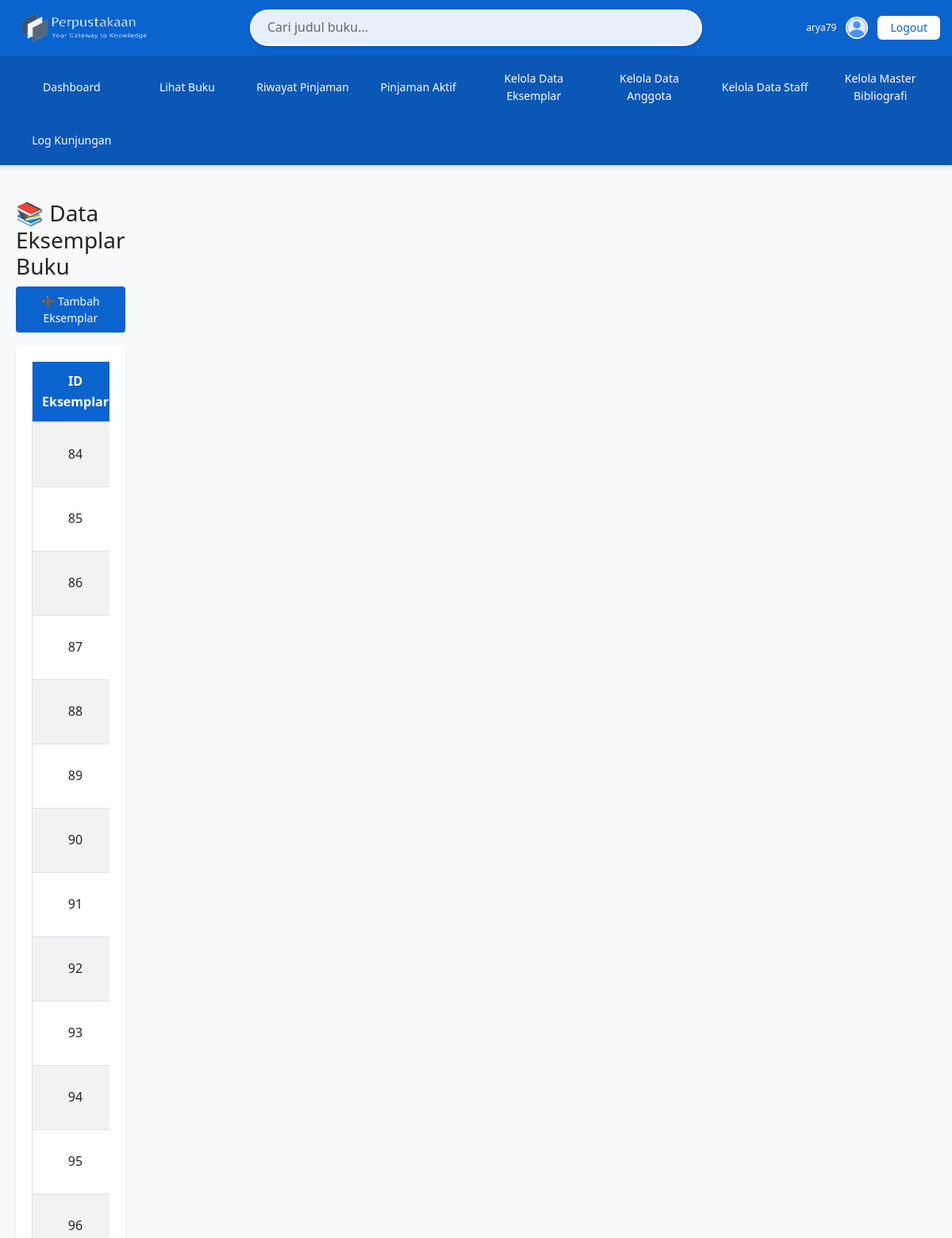
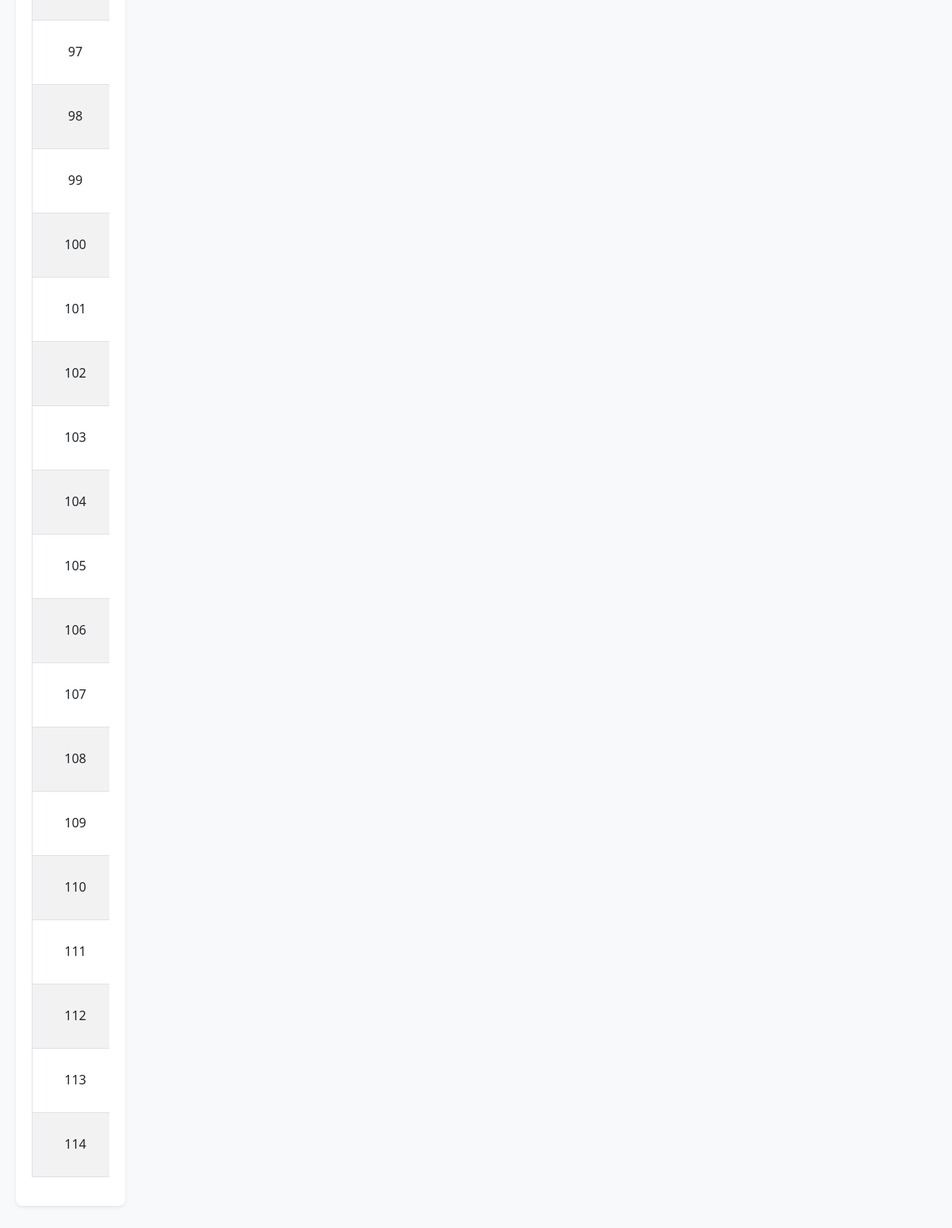
/eksemplar (signed in), run on the app's committed database (2 pictures, top to bottom).
### tables this page shows
CREATE TABLE `buku` (
  `ID_Buku` int(11) NOT NULL,
  `ISBN` varchar(20) DEFAULT NULL,
  `Judul` varchar(200) NOT NULL,
  `Tahun_Terbit` int(11) DEFAULT NULL,
  `ID_Penerbit` int(11) DEFAULT NULL,
  `ID_Kategori` int(11) DEFAULT NULL
);

### src/Controllers/EksemplarController.php (called while the page is built, shortened)
<?php
class EksemplarController extends Controller {
    public function index() {
        $eksemplarModel = new EksemplarModel();
        $eksemplarList = $eksemplarModel->getAllWithBookDetails();
        $this->render('eksemplar/index', [
            'title' => 'Kelola Data Eksemplar - Sistem Perpustakaan',
            'eksemplarList' => $eksemplarList
        ]);
    }
}

### public/index.php (called while the page is built, shortened)
<?php
$app = new App();
$app->run();

### src/Config/Database.php (called while the page is built, shortened)
<?php
class Database {
    private static $host = 'sql309.infinityfree.com';
    private static $databaseName = 'if0_40428442_perpustakaan';
    private static $username = 'if0_40428442';
    private static $password = 'rY2VzNp5fGuOE';
    public static function getHost() {
        return self::$host;
    }
    public static function getDatabaseName() {
        return self::$databaseName;
    }
    public static function getUsername() {
        return self::$username;
    }
    public static function getPassword() {
        return self::$password;
    }
}
?>

### src/Core/Model.php (called while the page is built, shortened)
<?php
class Model {
    public function __construct() {
        $host = Database::getHost();
        $dbname = Database::getDatabaseName();
        $username = Database::getUsername();
        $password = Database::getPassword();
        try {
            $options = [
                \PDO::ATTR_ERRMODE => \PDO::ERRMODE_EXCEPTION,
                \PDO::ATTR_DEFAULT_FETCH_MODE => \PDO::FETCH_ASSOC,
                \PDO::ATTR_EMULATE_PREPARES => false,
                \PDO::MYSQL_ATTR_INIT_COMMAND => "SET NAMES utf8",
                \PDO::ATTR_TIMEOUT => 30,
            ];
            $this->db = new \PDO("mysql:host=$host;dbname=$dbname;charset=utf8mb4", $username, $password, $options);
        } catch (\PDOException $e) {
            error_log("Database connection failed: " . $e->getMessage());
            if (defined('DEBUG') && DEBUG) {
                throw new \Exception("Database connection failed: " . $e->getMessage());
            } else {
                throw new \Exception("Unable to connect to the database. Please check the configuration.");
            }
        }
    }
}

### src/Models/EksemplarModel.php (called while the page is built, shortened)
<?php
class EksemplarModel extends Model {
    private $table = 'eksemplar';
    public function getAllWithBookDetails() {
        try {
            $sql = "SELECT e.*, b.Judul as Judul_Buku
                    FROM {$this->table} e
                    LEFT JOIN buku b ON e.ID_Buku = b.ID_Buku
                    ORDER BY e.ID_Eksemplar";
            $stmt = $this->db->prepare($sql);
            $stmt->execute();
            return $stmt->fetchAll(\PDO::FETCH_ASSOC);
        } catch (\PDOException $e) {
            return [];
        }
    }
}

### src/Core/Router.php (called while the page is built, shortened)
<?php
class Router {
    private $controller = 'Dashboard';
    private $method = 'index';
    public function parseUrl() {
        $route = null;
        if (isset($_GET['route'])) {
            $route = $_GET['route'];
        } else if (isset($_SERVER['REQUEST_URI'])) {
            $requestUri = $_SERVER['REQUEST_URI'];
            $basePath = '';
            if (!empty($basePath) && strpos($requestUri, $basePath) === 0) {
                $requestUri = substr($requestUri, strlen($basePath));
            }
            if (strpos($requestUri, '?') !== false) {
                $requestUri = substr($requestUri, 0, strpos($requestUri, '?'));
            }
            $route = trim($requestUri, '/');
        }
        $url = rtrim($route, '/');
        $urlParts = parse_url($url);
        $path = $urlParts['path'] ?? $url;
        $path = filter_var($path, FILTER_SANITIZE_URL);
        $url = explode('/', $path);
        $url = array_filter($url, function($segment) {
            return $segment !== '';
        });
        $url = array_values($url);
        $url = array_filter($url, function($segment) {
            return $segment !== null && $segment !== '';
        });
        $url = array_values($url);
        if (isset($url[0]) && $url[0] === 'dashboard') {
            $controllerClass = 'Arya\\SistemPerpustakaan\\Controllers\\DashboardController';
            if (class_exists($controllerClass)) {
                $this->controller = 'Dashboard';
                $this->method = 'index';
                unset($url[0]);
            } else {
                $this->controller = 'Dashboard';
                $this->method = 'index';
            }
        }
        else if (isset($url[0]) && $url[0] === 'login') {
            $this->controller = 'Auth';
            $this->method = 'showLoginForm';
            unset($url[0]);
        }
        else if (isset($url[0]) && $url[0] === 'register') {
            $this->controller = 'Auth';
            $this->method = 'register';
            unset($url[0]);
        }
        else if (isset($url[0]) && $url[0] === 'logout') {
            $this->controller = 'Auth';
            $this->method = 'logout';
            unset($url[0]);
        }
        else {
            if (isset($url[0]) && !empty($url[0])) {
                $controllerName = ucfirst($url[0]);
                $controllerClass = 'Arya\\SistemPerpustakaan\\Controllers\\' . $controllerName . 'Controller';
                if (class_exists($controllerClass)) {
                    $this->controller = $controllerName;
                    unset($url[0]);
                } else {
                    $this->controller = 'Dashboard';
                    $this->method = 'index';
                    $url = [];
                }
            }
            if (isset($url[1]) && !empty($url[1])) {
                $controllerClass = 'Arya\\SistemPerpustakaan\\Controllers\\' . $this->controller . 'Controller';
                if (class_exists($controllerClass) && method_exists($controllerClass, $url[1])) {
                    $this->method = $url[1];
                    unset($url[1]);
                } else {
                    $this->method = 'index';
                }
            } else {
                $this->method = 'index';
            }
        }
    }
    public function getMethod() {
        return $this->method;
    }
}

### src/Views/eksemplar/index.php (the view, shortened to what this page needs)
<div class="container-fluid mt-4">
    <div class="row">
        <div class="col-md-12">
            <h3>📚 Data Eksemplar Buku</h3>
            <div class="mb-3">
                <a href="/eksemplar/create" class="btn btn-primary">➕ Tambah Eksemplar</a>
            </div>
            <div class="card">
                <div class="card-body">
                    <div class="table-responsive">
                        <table class="table table-striped table-hover table-bordered">
                            <thead class="table-primary">
                                <tr>
                                    <th>ID Eksemplar</th>
                                </tr>
                            </thead>
                            <tbody>
                                <?php if (isset($eksemplarList) && is_array($eksemplarList)): ?>
                                    <?php foreach ($eksemplarList as $eksemplar): ?>
                                        <tr>
                                            <td><?php echo htmlspecialchars($eksemplar['ID_Eksemplar']); ?></td>
                                        </tr>
                                    <?php endforeach; ?>
                                <?php else: ?>
                                    <tr>
                                        <td colspan="8" class="text-center">Tidak ada data eksemplar</td>
                                    </tr>
                                <?php endif; ?>
                            </tbody>
                        </table>
                    </div>
                </div>
            </div>
        </div>
    </div>
</div>
<?php
$content = ob_get_clean();
include __DIR__ . '/../layouts/master.php';
?>

### src/Core/App.php (shortened to what this page needs)
<?php
class App {
    private $controller;
    private $method;
    private $params;
    public function __construct() {
        $this->router = new Router();
        $this->router->parseUrl();
        $this->controller = $this->router->getController();
        $this->method = $this->router->getMethod();
        $this->params = $this->router->getParams();
    }
    public function run() {
        try {
            $controllerClass = 'Arya\\SistemPerpustakaan\\Controllers\\' . $this->controller . 'Controller';
            if (class_exists($controllerClass)) {
                $controller = new $controllerClass;
                if (method_exists($controller, $this->method)) {
                    call_user_func_array([$controller, $this->method], $this->params);
                } else {
                    if (method_exists($controller, 'index')) {
                        call_user_func_array([$controller, 'index'], $this->params);
                    } else {
                        $this->loadDefaultController();
                    }
                }
            } else {
                $this->loadDefaultController();
            }
        } catch (\Exception $e) {
            $this->displayError($e->getMessage());
        }
    }
}

### src/Core/Controller.php (shortened to what this page needs)
<?php
class Controller {
    protected function render($view, $data = []) {
        extract($data);
        $viewPath = __DIR__ . '/../Views/' . $view . '.php';
        if (file_exists($viewPath)) {
            require_once $viewPath;
        } else {
            echo "View not found: " . $viewPath;
        }
    }
}

### src/Views/layouts/master.php (shortened to what this page needs)
<!DOCTYPE html>
<html lang="id">
<head>
    <link href="https://cdn.jsdelivr.net/npm/bootstrap@5.3.0/dist/css/bootstrap.min.css" rel="stylesheet">
    <link rel="stylesheet" href="/public/assets/style.css?v=<?php echo time(); ?>">
</head>
<body>
    <?php include __DIR__ . '/../partials/header.php'; ?>
    <main>
        <?php echo $content; ?>
    </main>
</body>
</html>

### src/Views/partials/header.php (shortened to what this page needs)
<?php
$role = isset($_SESSION['user']) ? $_SESSION['user']['role'] : 'guest';
$username = isset($_SESSION['user']) ? $_SESSION['user']['username'] : 'User';
$isLoggedIn = isset($_SESSION['user']);
?>
<header class="main-header">
    <div class="header-top">
        <div class="logo-area">
            <img src="/public/assets/logo.webp" class="logo">
        </div>
        <div class="search-area">
            <form action="/cari" method="GET" class="d-flex" style="position: relative; width: 100%;">
                <input type="text" name="q" placeholder="Cari judul buku..." class="search-input" value="<?php echo isset($_GET['q']) ? htmlspecialchars($_GET['q']) : ''; ?>">
            </form>
        </div>
        <div class="profile-area">
            <?php if ($isLoggedIn): ?>
                <span class="username"><?php echo htmlspecialchars($username); ?></span>
                <a href="/profil/edit" class="profile-icon">
                    <img src="/public/assets/profile_icon.webp">
                </a>
                <a href="/logout" class="logout-btn">Logout</a>
            <?php else: ?>
                <a href="/login" class="logout-btn">Sign In</a>
            <?php endif; ?>
        </div>
    </div>
    <nav class="nav-menu">
        <a href="/dashboard">Dashboard</a>
        <a href="/cari">Lihat Buku</a>
        <a href="/pinjaman/riwayat">Riwayat Pinjaman</a>
        <a href="/pinjaman/aktif">Pinjaman Aktif</a>
        <?php if ($role === 'petugas' || $role === 'admin'): ?>
            <a href="/eksemplar">Kelola Data Eksemplar</a>
            <a href="/anggota">Kelola Data Anggota</a>
        <?php endif; ?>
        <?php if ($role === 'admin'): ?>
            <a href="/staff">Kelola Data Staff</a>
            <a href="/bibliografi">Kelola Master Bibliografi</a>
            <a href="/kunjungan">Log Kunjungan</a>
        <?php endif; ?>
    </nav>
</header>

### public/assets/style.css (style rules this page uses)
* { margin: 0; padding: 0; box-sizing: border-box; }
body { font-family: 'Segoe UI', Tahoma, Geneva, Verdana, sans-serif; background-color: #f8f9fa; color: #333; line-height: 1.6; }
.main-header { background: #0b63ce; color: white; box-shadow: 0 2px 6px rgba(0,0,0,0.15); width: 100%; position: sticky; top: 0; z-index: 999; font-family: 'Segoe UI', sans-serif; }
.header-top { display: grid; grid-template-columns: 1fr 2fr 1fr; align-items: center; padding: 8px 15px; min-height: 70px; gap: 15px; }
.logo-area { display: flex; align-items: center; padding: 2px 0; justify-content: flex-start; }
.logo { width: 180px; height: auto; object-position: center; }
.search-area { width: 100%; height: auto; display: flex; justify-content: center; max-width: 800px; justify-self: center; }
.search-input { width: 100%; padding: 8px 20px; border-radius: 25px; border: 2px solid #ffffff; font-size: 16px; background-color: rgba(255, 255, 255, 0.9); color: #333; box-shadow: 0 2px 4px rgba(0,0,0,0.1); transition: all 0.3s ease; }
.search-input::placeholder { color: #666; }
.profile-area { display: flex; align-items: center; gap: 12px; padding: 2px 0; justify-content: flex-end; }
.username { font-size: 12px; font-weight: 500; }
.profile-icon img { width: 28px; height: 28px; border-radius: 50%; border: 2px solid white; }
.logout-btn { background: #ffffff; color: #0b63ce; padding: 4px 16px; border-radius: 6px; font-size: 14px; text-decoration: none; transition: 0.2s; border: none; cursor: pointer; }
.nav-menu { background: #0a57b6; display: grid; grid-template-columns: repeat(auto-fit, minmax(120px, 1fr)); gap: 15px; padding: 10px 25px; justify-content: start; align-items: center; }
.nav-menu a { color: white; text-decoration: none; font-size: 14px; padding: 8px 5px; border-bottom: 2px solid transparent; transition: 0.2s; text-align: center; }
.container-fluid { padding: 20px; display: grid; grid-template-columns: 1fr; gap: 20px; }
.row { display: grid; grid-template-columns: repeat(12, 1fr); gap: 20px; }
.card { border: none; border-radius: 8px; box-shadow: 0 0.125rem 0.25rem rgba(0, 0, 0, 0.075); margin-bottom: 20px; background-color: #fff; display: grid; grid-template-rows: auto 1fr; }
.card-body { padding: 20px; display: grid; gap: 15px; }
.mb-3 { display: grid; gap: 5px; }
.btn { border-radius: 4px; padding: 8px 16px; font-size: 14px; font-weight: 500; transition: all 0.2s ease-in-out; border: none; display: inline-grid; place-items: center; text-align: center; }
.btn-primary { background-color: #0b63ce; color: white; }
.table { width: 100%; margin-bottom: 1rem; color: #212529; background-color: transparent; border: 1px solid #dee2e6; display: table; }
.table th, .table td { padding: 12px; vertical-align: top; border: 1px solid #dee2e6; text-align: center; vertical-align: middle; }
.table thead th { vertical-align: bottom; border-bottom: 2px solid #dee2e6; background-color: #0b63ce; color: white; font-weight: 600; text-align: center; }
.table-primary th { color: white; }
.table-striped tbody tr:nth-of-type(odd) { background-color: rgba(0, 0, 0, 0.05); }
.table-bordered { border: 1px solid #dee2e6; }
.table-bordered th, .table-bordered td { border: 1px solid #dee2e6; }
.table-responsive { display: block; width: 100%; overflow-x: auto; -webkit-overflow-scrolling: touch; }
h1, h2, h3, h4, h5, h6 { margin-bottom: 0.5rem; font-weight: 500; line-height: 1.2; color: #212529; }
h3 { font-size: 1.75rem; }
.d-flex { display: flex; }
.mt-4 { margin-top: 1.5rem; }
.mb-3 { margin-bottom: 1rem; display: grid; gap: 5px; }

### data on the page
buku: ID_Eksemplar "84", ID_Eksemplar "85", ID_Eksemplar "86", ID_Eksemplar "87", ID_Eksemplar "88", ID_Eksemplar "89", ID_Eksemplar "90", ID_Eksemplar "91", ID_Eksemplar "92", ID_Eksemplar "93", ID_Eksemplar "94", ID_Eksemplar "95", ID_Eksemplar "96", ID_Eksemplar "97", ID_Eksemplar "98", ID_Eksemplar "99", ID_Eksemplar "100", ID_Eksemplar "101", ID_Eksemplar "102", ID_Eksemplar "103", ID_Eksemplar "104", ID_Eksemplar "105", ID_Eksemplar "106", ID_Eksemplar "107", ID_Eksemplar "108", ID_Eksemplar "109", ID_Eksemplar "110", ID_Eksemplar "111", ID_Eksemplar "112", ID_Eksemplar "113", ID_Eksemplar "114"

### other printed values
$username "arya79"
